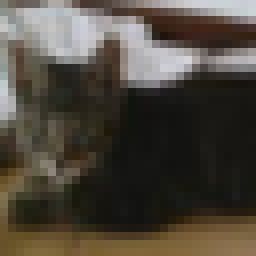
#> input picture Machine Learning/02image.png, 32 x 32 px (shown 8 times larger)
$ jupyter execute --allow-errors 00_Image_shape.ipynb
#> lines starting #> are read from the running program, lines starting #| are printed output that depends on the picture
## 준비 실습. Image 살펴보기

[cell 1]
## 1. package 가져오기
from PIL import Image
import numpy as np

print(Image.__version__)

#> (a cell that did not finish here is left out)

#> (a cell that did not finish here is left out)

#> (a cell that did not finish here is left out)

#> (a cell that did not finish here is left out)

#> (a cell that did not finish here is left out)

[cell 7]
## 이미지 시각화
import matplotlib.pyplot as plt

# 라이브러리가 이미지를 불러올 때에 RGB순서가 변경되서 이상하게 나오게 된다.
# 1차원은 더이상 이미지가 아니라서 출력이 안된다.
#> (the rest of this cell did not finish here and is left out)

#> (a cell that did not finish here is left out)

[cell 9]
## 7. 이미지 resize : 픽셀을 쪼개는 작업

import cv2

# 위의 불러온 방식과 다르게 불러올 수 있다.
image_9_Cv = cv2.imread('01image.png')

#> (the rest of this cell did not finish here and is left out)

## image2 shape

[cell 10]
## 1. package 가져오기

from PIL import Image
import numpy as np

[cell 11]
## 2. 이미지 가져오기

image_cat = Image.open('02image.png')
#> image_cat is the input picture: PIL image 32x32 RGB; mean R, G, B 78.1, 71.6, 61.8
print(image_cat)
#| <PIL.PngImagePlugin.PngImageFile image mode=RGB size=32x32 at 0x7F8DABC59AD0>

[cell 12]
## 3. 이미지 array로 변환하기

cat_array = np.array(image_cat)
print(cat_array)
#> (printed output is left out)

[cell 13]
## 4. 이미지 살펴보기

print(cat_array.shape)
#| (32, 32, 3)

[cell 14]
# 5. 이미지 1차원 reshape
cat_array_1d = cat_array.reshape(32*32*3)
#> cat_array_1d = 3072 values, max 218 at index 743, min 11 at index 1577, mean 70.5
print(cat_array_1d)
#> (printed output is left out)

[cell 15]
## 이미지 시각화
import matplotlib.pyplot as plt
plt.imshow(cat_array)

[cell 16]
## 이미지 시각화 흑백

# 3차원이 3개로 RGB로 진행됨으로 나눠서 진행해주지 않으면 흑백으로 나누어서 할 수가 없다.
# cat_array[:,:,0] : Red
# cat_array[:,:,1] : Green
# cat_array[:,:,2] : Blue
a = (cat_array[:,:,0] + cat_array[:,:,1] + cat_array[:,:,2]) / 3
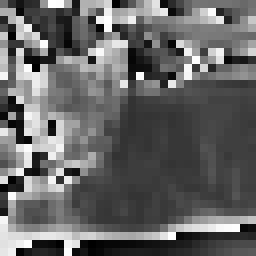
#> a: shape (32, 32) float64 (shown 8 times larger); min 0, max 85, mean 33.7; drawn with min black and max white
plt.imshow(a, cmap = plt.cm.cool)
